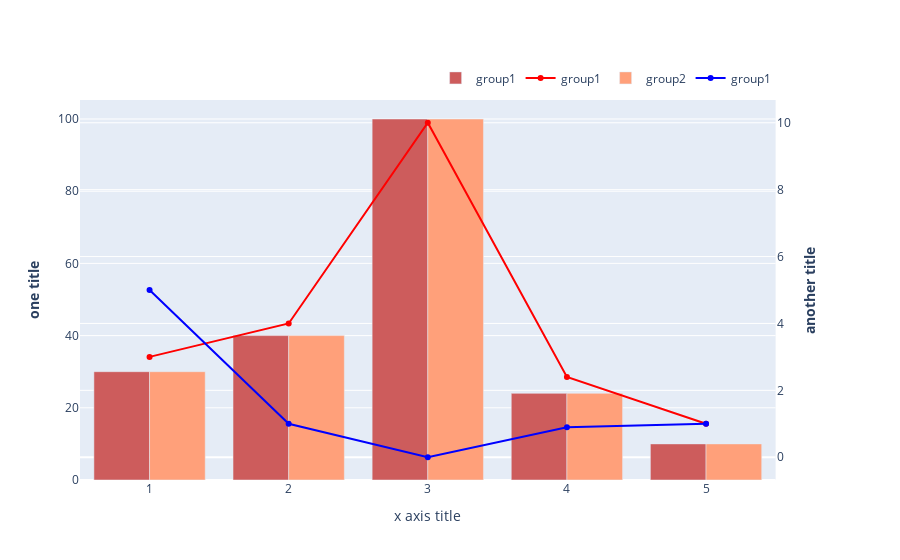

The notebook cell this image was saved under:
### Code cell
fig = make_subplots(specs=[[{"secondary_y": True}]])

# group1
fig.add_trace(go.Bar(
    x=X_list,
    y=y1_bar,
    name='group1',
    marker_color='indianred'
),
    secondary_y=False)

fig.add_trace(go.Scatter(x=X_list, y=y1_line,
                    mode='lines+markers',
                    name='group1',
                    marker_color='red'),
             secondary_y=True)
                    
# group2
fig.add_trace(go.Bar(
    x=X_list,
    y=y1_bar,
    name='group2',
    marker_color='lightsalmon'
),
    secondary_y=False)

fig.add_trace(go.Scatter(x=X_list, y=y2_line,
                    mode='lines+markers',
                    name='group1',
                    marker_color='blue'),
             secondary_y=True)
                    
# Add figure title
# fig.update_layout(
#     title_text="Double Y Axis Example"
# )

# Set x-axis title
fig.update_xaxes(title_text="x axis title")

# Set y-axes titles
fig.update_yaxes(title_text="<b>one title</b>", secondary_y=False)
fig.update_yaxes(title_text="<b>another title</b>", secondary_y=True)

fig.update_layout(legend=dict(
    orientation="h",
    yanchor="bottom",
    y=1.02,
    xanchor="right",
    x=0.94
))

# fig.write_image("op.png")
# # fig.show()

py.iplot(fig, filename='test')

### Figure 1 — Plotly figure (JSON) as saved in the notebook; plotly's stock layout.template omitted (floating-point values rounded to 4 significant figures)
{"data": [{"marker": {"color": "indianred"}, "name": "group1", "type": "bar", "x": ["1", "2", "3", "4", "5"], "xaxis": "x", "y": [30, 40, 100, 24, 10], "yaxis": "y"}, {"marker": {"color": "red"}, "mode": "lines+markers", "name": "group1", "type": "scatter", "x": ["1", "2", "3", "4", "5"], "xaxis": "x", "y": [3, 4, 10, 2.4, 1], "yaxis": "y2"}, {"marker": {"color": "lightsalmon"}, "name": "group2", "type": "bar", "x": ["1", "2", "3", "4", "5"], "xaxis": "x", "y": [30, 40, 100, 24, 10], "yaxis": "y"}, {"marker": {"color": "blue"}, "mode": "lines+markers", "name": "group1", "type": "scatter", "x": ["1", "2", "3", "4", "5"], "xaxis": "x", "y": [5, 1, 0, 0.9, 1], "yaxis": "y2"}], "layout": {"legend": {"orientation": "h", "x": 0.94, "xanchor": "right", "y": 1.02, "yanchor": "bottom"}, "xaxis": {"anchor": "y", "domain": [0, 0.94], "title": {"text": "x axis title"}}, "yaxis": {"anchor": "x", "domain": [0, 1], "title": {"text": "<b>one title</b>"}}, "yaxis2": {"anchor": "x", "overlaying": "y", "side": "right", "title": {"text": "<b>another title</b>"}}}}
